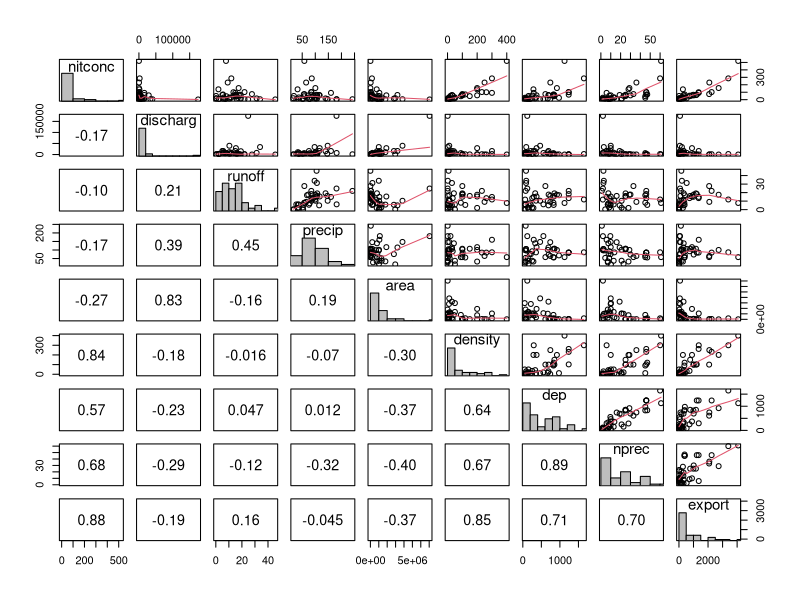

The R source for this figure:
nitriver = read.csv('nitriver.txt')
attach(nitriver)
library(TeachingDemos)

nitdata = cbind(nitconc, discharg, runoff, precip, area, density, dep, nprec, export)
panel.hist <- function(x, ...)
{
    usr <- par("usr"); on.exit(par(usr))
    par(usr = c(usr[1:2], 0, 1.5) )
    h <- hist(x, plot = FALSE)
    breaks <- h$breaks; nB <- length(breaks)
    y <- h$counts; y <- y/max(y)
    rect(breaks[-nB], 0, breaks[-1], y, col="gray", ...)
}
panel.cor <- function(x, y, digits=2, ...)
{
    usr <- par("usr"); on.exit(par(usr))
    par(usr = c(0, 1, 0, 1))
    r <-cor(x, y)
    txt <- format(c(r, 0.123456789), digits=digits)[1]
    #if(missing(cex.cor)) cex.cor <- 0.8/strwidth(txt)
    text(0.5, 0.5, txt, cex=1.3)#, cex = cex.cor * r)
}
pairs( nitdata, upper.panel=panel.smooth,diag.panel=panel.hist, lower.panel=panel.cor)
cor(nitdata)
dev.copy(pdf,'eda_problem1.pdf')
dev.off()

# b
alpha = .05
mdl = lm(nitconc~runoff+dep+nprec+export)
(beta_hat = summary(mdl)$coef[,1])
 beta_se  = summary(mdl)$coef[,2]
 beta_t   = qt(1-alpha/(2*mdl$rank),mdl$df.residual)
(beta_me  = beta_t*beta_se)
(beta_ci  = beta_hat%*%t(c(1,1)) + beta_t*beta_se%*%t(c(-1,1)))

# c
nperm = 4999
(f_full = summary(mdl)$coef[4,3]^2)
numerator = sum(replicate(nperm, summary(lm(nitconc~runoff+dep+sample(nprec)+export))$coef[4,3]^2 > f_full))
(p = (numerator+1)/(nperm+1))
